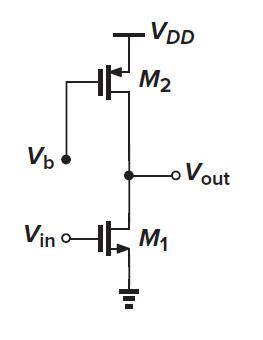
#> input picture Comparison Tools/Netlistify/test_images/images/000205.jpg, 263 x 340 px
$ python -i jsonnetlists.py   (imports and definitions only)   (older library calls are emulated)
#> lines starting #> are read from the running program, lines starting #| are printed output that depends on the picture; after the words box and inside, x2 and y2 are one past the last pixel; in counts of white or black regions, pixels touching at a corner belong together
#> further down, picture is the input picture: shape (340, 263, 3); mean B, G, R 245.7, 245.8, 245.8
#!/usr/bin/env python3
import os
import shutil
import json
import math
import re
import argparse
import cv2
import numpy as np
from ultralytics import YOLO
from skimage.morphology import skeletonize
from google.cloud import vision
from google.oauth2 import service_account
from collections import defaultdict
from dataclasses import dataclass

# ────────────────────────────────────────────────────────────────
# CONFIG (constants)
# ────────────────────────────────────────────────────────────────
CREDENTIALS_PATH = "credentials.json"   # hard-coded

# morphological kernels & params
K3       = cv2.getStructuringElement(cv2.MORPH_RECT, (3, 3))
KH_H     = cv2.getStructuringElement(cv2.MORPH_RECT, (9, 1))
PIN_DIST = 3

# HSV thresholds for colored wires (red/green)
SAT, VAL = 50, 50
LOW_R1   = np.array([  0, SAT, VAL]);  HI_R1 = np.array([ 20,255,255])
LOW_R2   = np.array([160, SAT, VAL]);  HI_R2 = np.array([180,255,255])
LOW_G    = np.array([ 35, SAT, VAL]);  HI_G  = np.array([ 85,255,255])

# fallback search radius for nearest-word
FALLBACK_RADIUS = 30

# globals set at runtime
vision_client = None
yolo = None

# ────────────────────────────────────────────────────────────────
# Settings
# ────────────────────────────────────────────────────────────────
@dataclass
class Settings:
    image_dir: str                 # originals (same as index.py --input)
    text_dir: str                  # text-removed images (index.py --output)
    output_dir: str = "netlists_json"
    model_weights: str = "model/best.pt"

# ────────────────────────────────────────────────────────────────
# OCR + helpers
# ────────────────────────────────────────────────────────────────
# [70 lines left out: functions get_text_annotations, refine_bbox_by_contour, compute_wire_skeleton, get_pins_for_bbox, wire_direction_at, not called in this run]

def is_valid_label(txt):
    return bool(re.search(r'[A-Za-z]', txt))

# [32 lines left out: functions label_along_wire, get_text_mask, not called in this run]

def enhance_image(img):
    den = cv2.bilateralFilter(img, 9, 75, 75)
    lab = cv2.cvtColor(den, cv2.COLOR_BGR2LAB)
#> lab: shape (340, 263, 3); mean of channels 0, 1, 2 246, 128, 128
    l, a, b = cv2.split(lab)
    cl = cv2.createCLAHE(5.0, (4,4)).apply(l)
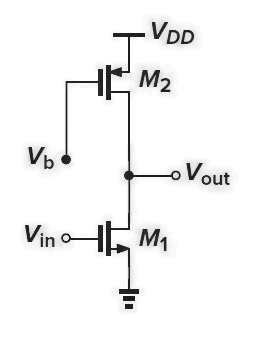
#> cl: shape (340, 263); min 18, max 255, mean 244.7
    boosted = cv2.cvtColor(cv2.merge((cl, a, b)), cv2.COLOR_LAB2BGR)
    toph = cv2.morphologyEx(boosted, cv2.MORPH_TOPHAT, cv2.getStructuringElement(cv2.MORPH_RECT,(15,15)))
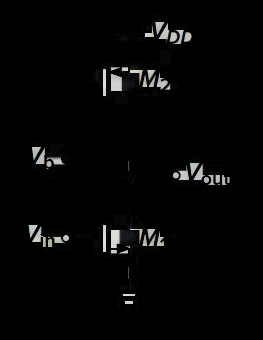
#> toph: shape (340, 263, 3); mean B, G, R 5.5, 5.5, 5.5
    boosted = cv2.addWeighted(boosted, 1.0, toph, 0.5, 0)
    ga = cv2.GaussianBlur(boosted, (0,0), 1.5)
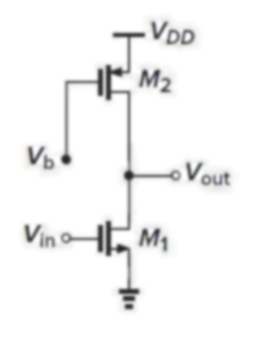
#> ga: shape (340, 263, 3); mean B, G, R 245.5, 245.5, 245.5
    sharp = cv2.addWeighted(boosted, 1.8, ga, -0.8, 0)
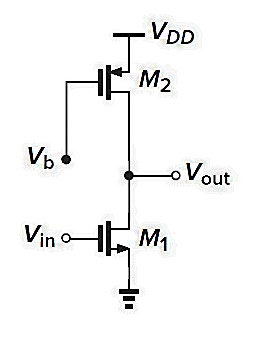
#> sharp: shape (340, 263, 3); mean B, G, R 244.6, 244.6, 244.6
    gray = cv2.cvtColor(sharp, cv2.COLOR_BGR2GRAY)
    edges = cv2.Canny(gray, 50, 150)
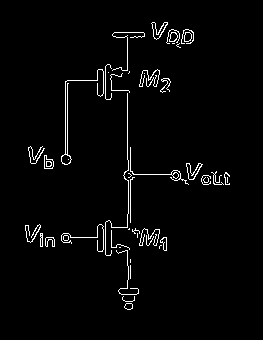
#> edges: shape (340, 263); 2.6% white in thin lines or dots, all inside (x1, y1, x2, y2) = (25, 22, 230, 310)
    return cv2.addWeighted(sharp, 1.0, cv2.cvtColor(edges, cv2.COLOR_GRAY2BGR), 0.3, 0)

# [152 lines left out: functions detect_image_pins, generate_netlists, _parse_args, main, not called in this run]

# [2 lines not run here, left out]

>>> import cv2
>>> picture = cv2.imread('../../../../Comparison Tools/Netlistify/test_images/images/000205.jpg')
>>> result = enhance_image(picture)
